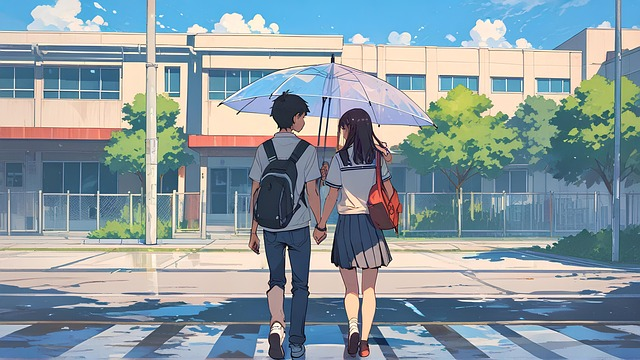
#> input picture CartoonRendering/input/anim.jpg, 640 x 360 px; its folder holds only this picture in this run
$ python CartoonRendering.py
#> lines starting #> are read from the running program, lines starting #| are printed output that depends on the picture; after the words box and inside, x2 and y2 are one past the last pixel; in counts of white or black regions, pixels touching at a corner belong together
#> further down, image is the input picture: shape (360, 640, 3); mean B, G, R 161.3, 154.7, 138.6
import cv2
import os
import glob

inputfoldername = "./input"
outputfoldername = "./output"
inputextensions = ["*.jpg", "*.png", "*.jpeg"]
outputprefix = "cr_"
endmessage = f"작업이 완료되었습니다. output 폴더를 확인하세요."

# 윤곽선 검출
def DetectEdges(_image):
    gray = cv2.cvtColor(_image, cv2.COLOR_BGR2GRAY)
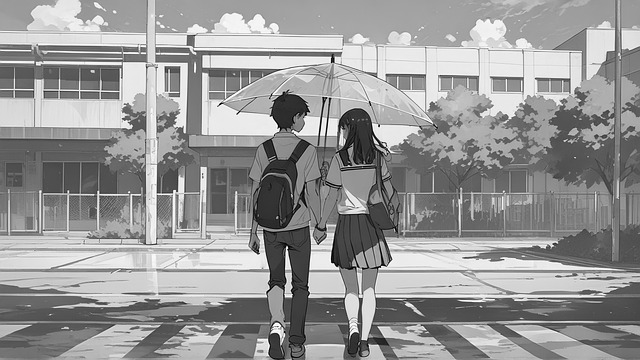
#> gray: shape (360, 640); min 0, max 255, mean 150.6
    gray = cv2.medianBlur(gray, 5)
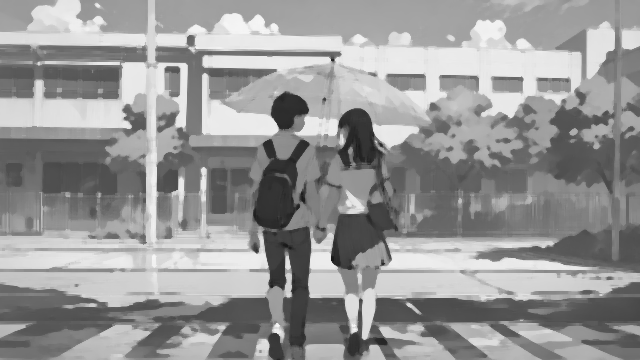
#> gray: shape (360, 640); min 25, max 248, mean 150.8
    return cv2.adaptiveThreshold(gray, 255, cv2.ADAPTIVE_THRESH_MEAN_C, cv2.THRESH_BINARY, 9, 9)
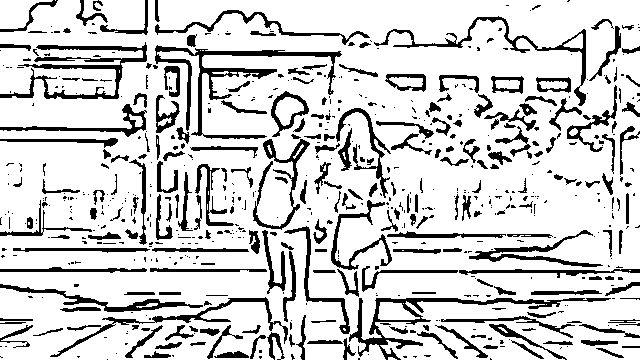
#> returned value: shape (360, 640); 81.4% white; 641 black regions (401 under 20 px), largest, box (x1, y1, x2, y2) and area: (155, 45, 342, 139) 2525, (349, 298, 611, 360) 2065, (0, 42, 147, 99) 1971

# bilateral filter를 적용하여 윤곽선을 보존하며 이미지를 부드럽게 만든다
def BlurImage(_image):
    return cv2.bilateralFilter(_image, 9, 300, 300)
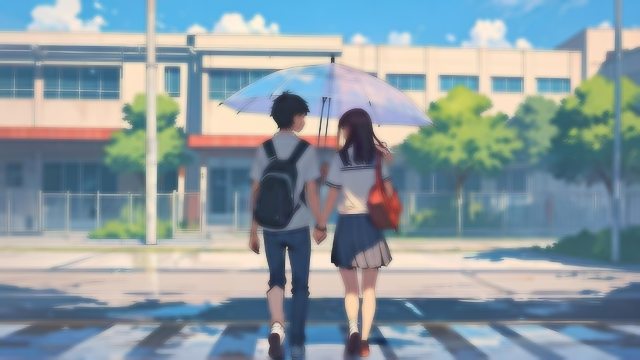
#> returned value: shape (360, 640, 3); mean of channels 0, 1, 2 161.3, 154.7, 138.6; drawn as B, G, R

# 윤곽선과 가공된 이미지를 합친다
def ProcessImage(_image):
    edges = DetectEdges(_image)
    blurred = BlurImage(_image)
    return cv2.bitwise_and(blurred, blurred, mask=edges)
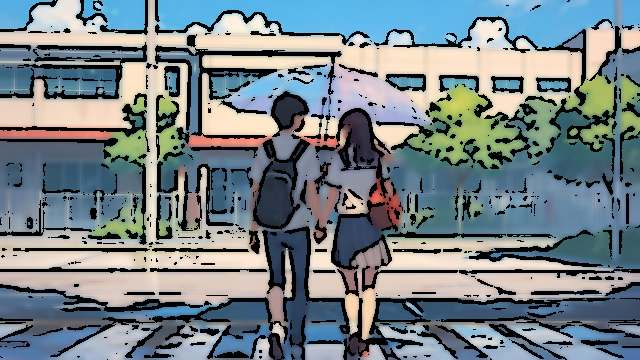
#> returned value: shape (360, 640, 3); mean of channels 0, 1, 2 135.2, 130.3, 117.6; drawn as B, G, R

# 폴더 내 특정 확장자를 가진 파일 경로들을 반환한다
def LoadPaths(_folderName, _extensions):
    vImgPath = []
    for ext in _extensions:
        vImgPath.extend(glob.glob(os.path.join(_folderName, ext)))
    return vImgPath

# main

# 이미지 파일 (경로) 불러오기
vImgPath = LoadPaths(inputfoldername, inputextensions)

for imgPath in vImgPath:

    # 이미지 불러오기
    image = cv2.imread(imgPath)

    # 이미지 가공
    output = ProcessImage(image)

    #이미지 저장
    imgName = os.path.basename(imgPath)
    outPath = os.path.join(outputfoldername, f"{outputprefix}{imgName}")
    cv2.imwrite(outPath, output)

# 프로그램 종료
print(endmessage)
cv2.waitKey(0)
cv2.destroyAllWindows()
